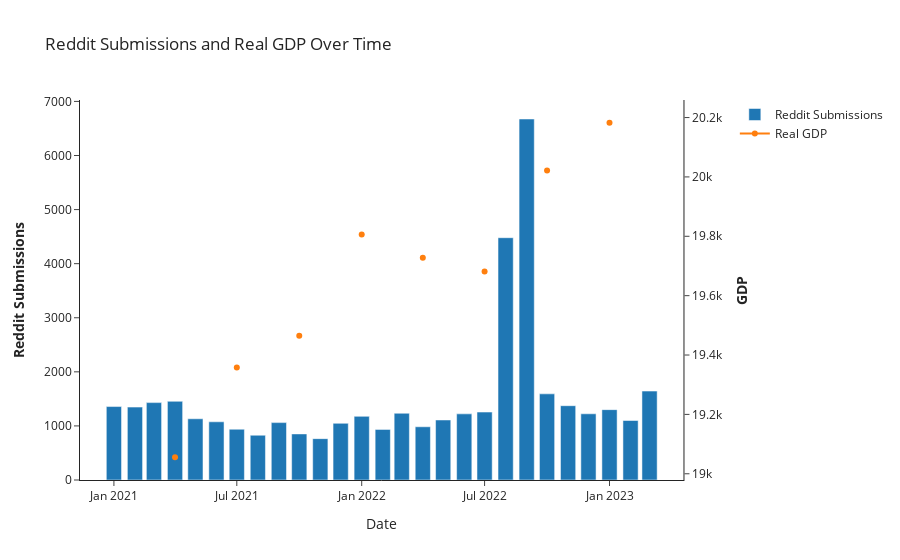

Notebook cell for this chart:
### Code cell
import plotly.graph_objs as go
from plotly.subplots import make_subplots

# create a subplot with 2 y-axes
fig = make_subplots(specs=[[{"secondary_y": True}]])

# add the bar plot for the number of Reddit submissions
fig.add_trace(
    go.Bar(x=combined_real_gdp['date'], y=combined_real_gdp['count'], name='Reddit Submissions'),
    secondary_y=False,
)

# add the line plot for the GDP with the values shifted as required
fig.add_trace(
    go.Scatter(x=combined_real_gdp['date'], y=combined_real_gdp['value_shifted'], name='Real GDP', mode='lines+markers'),
    secondary_y=True,
)

# set x-axis title
fig.update_xaxes(title_text="Date")

# set y-axes titles
fig.update_yaxes(title_text="<b>Reddit Submissions</b>", secondary_y=False)
fig.update_yaxes(title_text="<b>GDP</b>", secondary_y=True)

# set plot title and apply the 'simple_white' template
fig.update_layout(
    title_text="Reddit Submissions and Real GDP Over Time",
    template="simple_white"
)

# show plot
fig.show()

### Figure 1 — Plotly figure (JSON) as saved in the notebook; plotly's stock layout.template omitted (floating-point values rounded to 4 significant figures)
{"data": [{"name": "Reddit Submissions", "type": "bar", "x": ["2021-01-01T00:00:00", "2021-02-01T00:00:00", "2021-03-01T00:00:00", "2021-04-01T00:00:00", "2021-05-01T00:00:00", "2021-06-01T00:00:00", "2021-07-01T00:00:00", "2021-08-01T00:00:00", "2021-09-01T00:00:00", "2021-10-01T00:00:00", "2021-11-01T00:00:00", "2021-12-01T00:00:00", "2022-01-01T00:00:00", "2022-02-01T00:00:00", "2022-03-01T00:00:00", "2022-04-01T00:00:00", "2022-05-01T00:00:00", "2022-06-01T00:00:00", "2022-07-01T00:00:00", "2022-08-01T00:00:00", "2022-09-01T00:00:00", "2022-10-01T00:00:00", "2022-11-01T00:00:00", "2022-12-01T00:00:00", "2023-01-01T00:00:00", "2023-02-01T00:00:00", "2023-03-01T00:00:00"], "xaxis": "x", "y": [1358, 1348, 1431, 1455, 1132, 1076, 939, 828, 1061, 852, 765, 1048, 1177, 936, 1234, 984, 1110, 1223, 1256, 4480, 6675, 1593, 1374, 1224, 1301, 1100, 1644], "yaxis": "y"}, {"mode": "lines+markers", "name": "Real GDP", "type": "scatter", "x": ["2021-01-01T00:00:00", "2021-02-01T00:00:00", "2021-03-01T00:00:00", "2021-04-01T00:00:00", "2021-05-01T00:00:00", "2021-06-01T00:00:00", "2021-07-01T00:00:00", "2021-08-01T00:00:00", "2021-09-01T00:00:00", "2021-10-01T00:00:00", "2021-11-01T00:00:00", "2021-12-01T00:00:00", "2022-01-01T00:00:00", "2022-02-01T00:00:00", "2022-03-01T00:00:00", "2022-04-01T00:00:00", "2022-05-01T00:00:00", "2022-06-01T00:00:00", "2022-07-01T00:00:00", "2022-08-01T00:00:00", "2022-09-01T00:00:00", "2022-10-01T00:00:00", "2022-11-01T00:00:00", "2022-12-01T00:00:00", "2023-01-01T00:00:00", "2023-02-01T00:00:00", "2023-03-01T00:00:00"], "xaxis": "x", "y": [null, null, null, 19060.0, null, null, 19360.0, null, null, 19470.0, null, null, 19810.0, null, null, 19730.0, null, null, 19680.0, null, null, 20020.0, null, null, 20180.0, null, null], "yaxis": "y2"}], "layout": {"autosize": true, "title": {"text": "Reddit Submissions and Real GDP Over Time"}, "xaxis": {"anchor": "y", "autorange": true, "domain": [0, 0.94], "range": ["2020-11-14 22:44:26.4442", "2023-04-17 01:15:33.5558"], "title": {"text": "Date"}, "type": "date"}, "yaxis": {"anchor": "x", "autorange": true, "domain": [0, 1], "range": [0, 7026.0], "title": {"text": "<b>Reddit Submissions</b>"}, "type": "linear"}, "yaxis2": {"anchor": "x", "autorange": true, "overlaying": "y", "range": [18960.0, 20280.0], "side": "right", "title": {"text": "<b>GDP</b>"}, "type": "linear"}}}
